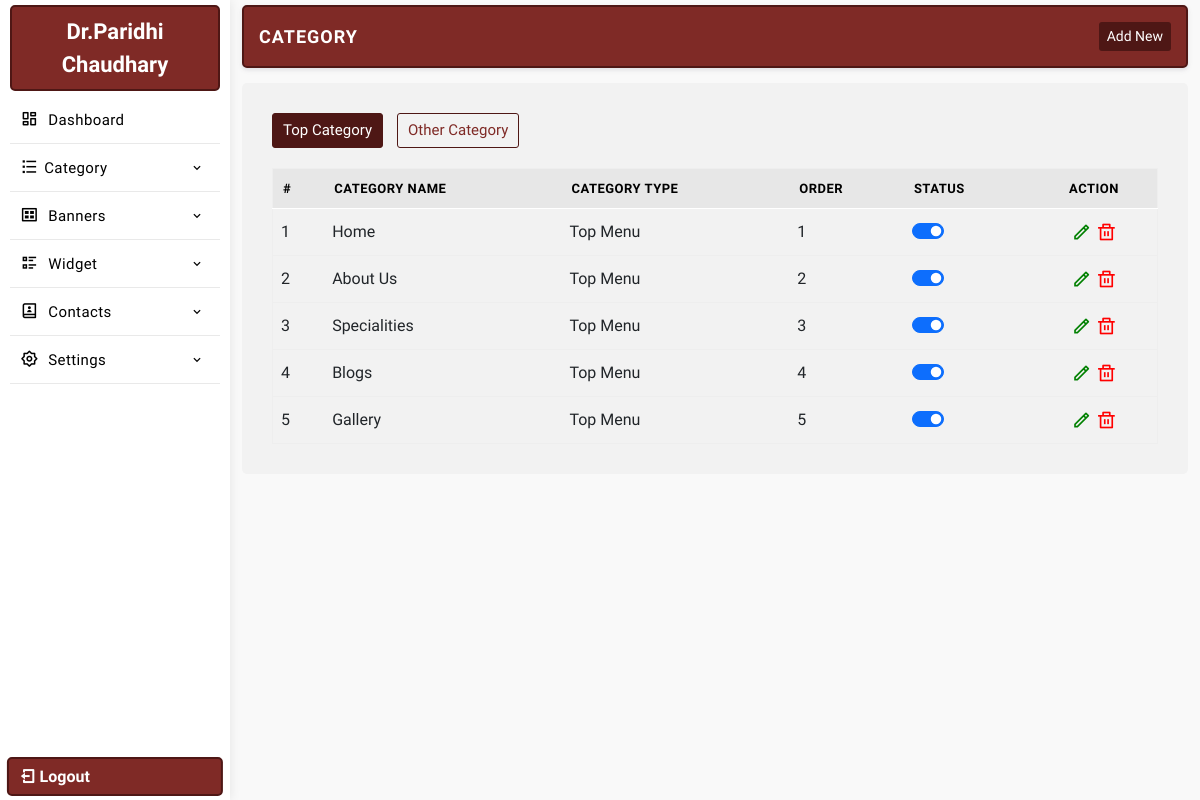
Screenshot of /manager/category.php (signed in) with the database file from the repository.
### tables this page shows
CREATE TABLE `settings` (
  `id` int(11) NOT NULL,
  `web_name` varchar(255) DEFAULT NULL,
  `email_id` varchar(255) DEFAULT NULL,
  `alternate_email_id` varchar(255) DEFAULT NULL,
  `contact_no` varchar(255) DEFAULT NULL,
  `alternate_no` varchar(255) DEFAULT NULL,
  `whatsapp_no` varchar(255) DEFAULT NULL,
  `reception_time` varchar(255) DEFAULT NULL,
  `address` text DEFAULT NULL,
  `youtubelink` varchar(255) DEFAULT NULL,
  `map_iframe` longtext DEFAULT NULL,
  `facebook` varchar(255) DEFAULT NULL,
  `youtube` varchar(255) DEFAULT NULL,
  `instagram` varchar(255) DEFAULT NULL,
  `twitter` varchar(255) DEFAULT NULL,
  `linkedin` varchar(255) DEFAULT NULL,
  `logo` varchar(255) DEFAULT NULL,
  `meta_title` varchar(255) DEFAULT NULL,
  `meta_keywords` varchar(255) DEFAULT NULL,
  `meta_desc` text DEFAULT NULL,
  `smart_classroom_desc` text DEFAULT NULL,
  `smart_classroom_text` varchar(255) DEFAULT NULL,
  `brochure_file` varchar(500) DEFAULT NULL,
  `footerdesc` text DEFAULT NULL,
  `googletag` text DEFAULT NULL,
  `headercenterline` varchar(255) DEFAULT NULL,
  `no_of_experience` varchar(255) DEFAULT NULL,
  `surgeries` varchar(255) DEFAULT NULL,
  `no_of_patients` varchar(255) DEFAULT NULL,
  `satisfied_patients` varchar(255) DEFAULT NULL,
  `working_days` varchar(255) DEFAULT NULL,
  `closed_days` varchar(255) DEFAULT NULL
);

CREATE TABLE `category` (
  `id` int(11) NOT NULL,
  `c_name` varchar(255) NOT NULL,
  `c_type` varchar(255) NOT NULL,
  `c_url` varchar(255) NOT NULL,
  `c_desc` text NOT NULL,
  `sdesc` text NOT NULL,
  `featured_img` varchar(255) NOT NULL,
  `meta_title` varchar(255) NOT NULL,
  `meta_keywords` varchar(255) NOT NULL,
  `meta_desc` text NOT NULL,
  `card_heading` text DEFAULT NULL,
  `card_data` longtext DEFAULT NULL,
  `section_heading` text DEFAULT NULL,
  `iframe` text DEFAULT NULL,
  `status` int(11) NOT NULL DEFAULT 1,
  `order` int(11) NOT NULL
);

### manager/database/db.php (called while the page is built, shortened)
<?php session_start();
$path = BASE_PATH;
$con = mysqli_connect( DB_HOST, DB_USER, DB_PASSWORD, DB_NAME);
$sqlsetting = mysqli_query($con,"SELECT * FROM `settings`");
$rwlinks = mysqli_fetch_array($sqlsetting);
$websitename = $rwlinks['web_name'];
?>

### manager/category.php (the view, shortened to what this page needs)
<?php require_once 'database/db.php';
include 'include/header.php';
include 'include/sidebar.php';
?>
<section class="main-dashboard">
<div class="container-fluid">
<div class="row">
<div class="col-md-12">
	<div class="page-title">
		<div class="title">
			<h3>Category</h3>
		</div>
		<div class="createbtn">
			<a href="createcategory.php">Add New</a>
		</div>
	</div>
</div>
<div class="col-md-12">
	<div class="page-content">
		<div class="category-type">
			<a
				href="<?=$path;?>manager/category.php?type=1"
				class="<?=$_GET['type']==1 || empty($_GET['type']) ? 'active' : '';?>"
			>
				Top Category
			</a>
			<a
				href="<?=$path;?>manager/category.php?type=3"
				class="<?=$_GET['type']==3 ? 'active' : '';?>"
			>
				Other Category
			</a>
		</div>
		<table class="table table-hover" id="myTable">
			<thead>
				<tr>
					<th>#</th>
					<th>Category Name</th>
					<th>Category Type</th>
					<th>Order</th>
					<th>Status</th>
					<th class="text-center">Action</th>
				</tr>
			</thead>
			<tbody>
			<?php
			$typeurl = intval($_GET['type'] ?? 1);
			$sqlcat = mysqli_query(
				$con,
				"SELECT * FROM category
				 WHERE c_type = $typeurl
				 OR ($typeurl = 3 AND c_type NOT IN (1,2,3))
				 ORDER BY id ASC"
			);
			if(mysqli_num_rows($sqlcat)){
				$serial = 1;
				while($rwcat = mysqli_fetch_assoc($sqlcat)){
					$id = $rwcat['id'];
			?>
			<tr id='remove<?php echo $id; ?>'>
				<td>
					<?php echo $serial; ?>
				</td>
				<td>
					<?php echo $rwcat['c_name']; ?>
				</td>
				<td>
					<?php
					if($rwcat['c_type'] == 1){
						echo 'Top Menu';
					}else if($rwcat['c_type'] == 2){
						echo 'Values';
					}else if($rwcat['c_type'] == 3){
						echo 'Other Menu';
					}
					?>
				</td>
				<td>
					<?=$rwcat['order'];?>
				</td>
				<td>
					<div class="form-check form-switch">
						<?php
						$checked = $rwcat['status']==1 ? "checked" : "";
						?>
						<input
							class="form-check-input"
							type="checkbox"
							data-table="category"
							ide="<?=$rwcat['id'];?>"
							<?=$checked;?>
						>
					</div>
				</td>
				<td class="text-center">
					<a
						href="updatecategory.php?id=<?=$id; ?>"
						class="editbtn ri-pencil-line"
					></a>
					<a
						href="javascript:"
						ide="<?=$id; ?>"
						class='delbtn ri-delete-bin-line'
					></a>
				</td>
			</tr>
			<?php
					$serial++;
				}
			}
			?>
			</tbody>
		</table>
	</div>
</div>
</div>
</div>
</section>
<?php
include "include/footer.php";
?>

### manager/include/header.php (shortened to what this page needs)
<!DOCTYPE html>
<html lang="en">
<head>
<link href='https://unpkg.com/boxicons@2.1.2/css/boxicons.min.css' rel='stylesheet'>
<link rel="stylesheet" href="https://cdnjs.cloudflare.com/ajax/libs/font-awesome/6.1.1/css/all.min.css" >
<link rel="stylesheet" href="https://cdn.jsdelivr.net/npm/pixeden-stroke-7-icon@1.2.3/pe-icon-7-stroke/dist/pe-icon-7-stroke.min.css">
<link href="bootstrap-datepicker/css/bootstrap-datepicker.css" rel="stylesheet" />
<link href="https://cdn.jsdelivr.net/npm/remixicon@4.2.0/fonts/remixicon.css" rel="stylesheet"/>
<link rel="stylesheet" href="css/datatables.min.css">
<link rel="stylesheet" href="css/bootstrap.min.css">
<link rel="stylesheet" href="css/style.css">
<link rel="stylesheet" href="css/responsive-style.css">
</head>
<body>

### manager/include/sidebar.php (shortened to what this page needs)
<aside class="sidebar-menu-dashboard">
<div class="logo-n-toggle">
	<a href="dashboard.php"><?=$websitename;?></a>
</div>
<nav class="menu">
<ul class="aside-menu">
<li class="menu-item ">
	<a href="dashboard.php" class="menu-link">
	<span class="link-text"><i class="ri-dashboard-line"></i> Dashboard</span>
	</a>
</li>
<li class="menu-item has-submenu">
	<a href="javascript:" class="menu-link" id="parent-menu">
	<span class="link-text"><i class="ri-list-check"></i>Category</span>
	<i class='bx bx-chevron-down'></i>
	</a>
</li>
<li class="menu-item has-submenu">
<a href="javascript:" class="menu-link orders" id="parent-menu">
<span class="link-text"><i class="ri-gallery-view"></i> Banners</span>
<i class='bx bx-chevron-down'></i>
</a>
</li>
<li class="menu-item has-submenu">
<a href="javascript:" class="menu-link" id="parent-menu">
<div>
<span class="link-text"><i class="ri-list-check-2"></i> Widget</span>
</div>
<i class='bx bx-chevron-down'></i>
</a>
</li>
<li class="menu-item has-submenu">
<a href="javascript:" class="menu-link orders" id="parent-menu">
<div>
<span class="link-text"><i class="ri-contacts-book-2-line"></i> Contacts</span>
</div>
<i class='bx bx-chevron-down'></i>
</a>
</li>
<li class="menu-item has-submenu">
<a href="javascript:" class="menu-link orders" id="parent-menu">
<div>
<span class="link-text"><i class="ri-settings-2-line"></i> Settings</span>
</div>
<i class='bx bx-chevron-down'></i>
</a>
</li>
</ul>
</nav>
<a href="logout.php" class="logout-fixed"><i class="ri-logout-box-line"></i> Logout</a>
</aside>

### manager/include/footer.php (shortened to what this page needs)
</body>
</html>

### manager/css/style.css (style rules this page uses)
* { margin: 0; padding: 0; box-sizing: border-box; font-family: "Public Sans", sans-serif; }
:root { --text1-color: #a7a7a7; --primary-color: #7F2A26; --secondary-color: #4e1715; }
table { margin: 0 !important;border: 1px solid #eee !important; }
table thead { background: #e7e7e7;border-bottom: 1px solid #fff;color: #fff; }
table thead tr th { font-weight: 600 !important;font-size: 13px;border-bottom: 0 !important;padding: 10px !important;color: #000;text-transform: uppercase;letter-spacing: .5px; }
tr td { vertical-align: middle; }
p,h1,h2,h3,h4,h5,h6 { margin: 0; }
a { text-decoration: none; color: #000; }
ul { list-style: none; padding: 0; margin: 0; }
.addimage, .editbtn,.delbtn { font-size: 20px; }
.editbtn { color: green; }
.delbtn { color: red; }
aside { width: 230px; height: 100vh; transition: all .4s linear; float: left; box-shadow: 1px 0 10px rgb(0 0 0 / 8%); position: relative; padding: 5px 10px; }
.logo-n-toggle { display: flex; justify-content: center; align-items: center; padding: 8px 10px; border: 2px solid var(--secondary-color); border-radius: 5px; background: var(--primary-color); }
.logo-n-toggle a { display: block; transition: display .4s linear; color: #fff; text-align: center; font-weight: 800; font-size: 22px; }
.logo-n-toggle a:before, .logo-n-toggle a:after { width: 12px; height: 12px; display: inline-block; border: 4px solid var(--primary-color); border-radius: 50%; margin: 0 5px; }
.logout-fixed { position: absolute; bottom: 4px; left: 50%; padding: 5px 10px; width: 94%; color: #fff; margin: auto; transform: translateX(-50%); border-radius: 5px; border: 2px solid var(--secondary-color); font-weight: 600; background: var(--primary-color); transition: .3s linear; }
.page-title { padding: 15px; border-radius: 5px; border: 2px solid var(--secondary-color); display: flex; align-items: center; justify-content: space-between; margin-bottom: 15px; box-shadow: 0 .125rem .25rem rgba(165,163,174,.3); background: #fff; background: var(--primary-color); }
.page-title .title h3 { font-size: 18px; color: #fff; text-transform: uppercase; font-weight: 700; letter-spacing: 1px; }
.page-title .createbtn { display: flex; align-items: center; gap: 10px; }
.page-title .createbtn a { font-size: 14px; display: flex; align-items: center; justify-content: center; border-radius: 3px; padding: 4px 8px; font-weight: 500; background: var(--secondary-color); color: #fff; transition: .3s ease; }
.page-content { background: #fff;padding: 30px;border-radius: 5px;background: #f2f2f2; }
.page-content .category-type { padding: 0 0 20px; }
.page-content .category-type a { font-size: 15px; padding: 5px 10px; border: 1px solid var(--secondary-color); color: var(--primary-color); border-radius: 3px; display: inline-block; margin-right: 10px; transition: .3s linear; font-weight: 500; }
.page-content .category-type a.active, .page-content .category-type a:hover { background: var(--secondary-color); color: #fff; }
aside .menu { height: 88%; overflow: auto; padding: 5px 0; }
.aside-menu .menu-item { transition: all .2s linear; position: relative; }
.aside-menu .menu-item > .menu-link { text-decoration: none; display: block; padding: 10px 10px; display: flex; justify-content: space-between; align-items: center; white-space: nowrap; border-bottom: 1px solid #e9e9e9; }
.aside-menu .menu-item > .menu-link i { color: #000; font-size: 18px; margin-right: 5px; display: inline-block; }
.aside-menu .menu-item > .menu-link .bx-chevron-down, .aside-menu .menu-item > .menu-link .link-text { transition: all .2s linear; color: #000; font-size: 15px; letter-spacing: 0.4px; font-weight: 400; }
.aside-menu .menu-item > .menu-link span::after { content: ""; font-family: FontAwesome; }
section.main-dashboard { float: left; width: calc(100% - 230px); transition: all .4s linear; overflow: auto; height: 100vh; padding: 5px 0; background: #f9f9f9; }

### rows the page displays
settings: web_name "Dr.Paridhi Chaudhary"
category: c_name "Home", c_type "Top Menu", order "1"
category: c_name "About Us", c_type "Top Menu", order "2"
category: c_name "Specialities", c_type "Top Menu", order "3"
category: c_name "Blogs", c_type "Top Menu", order "4"
category: c_name "Gallery", c_type "Top Menu", order "5"
